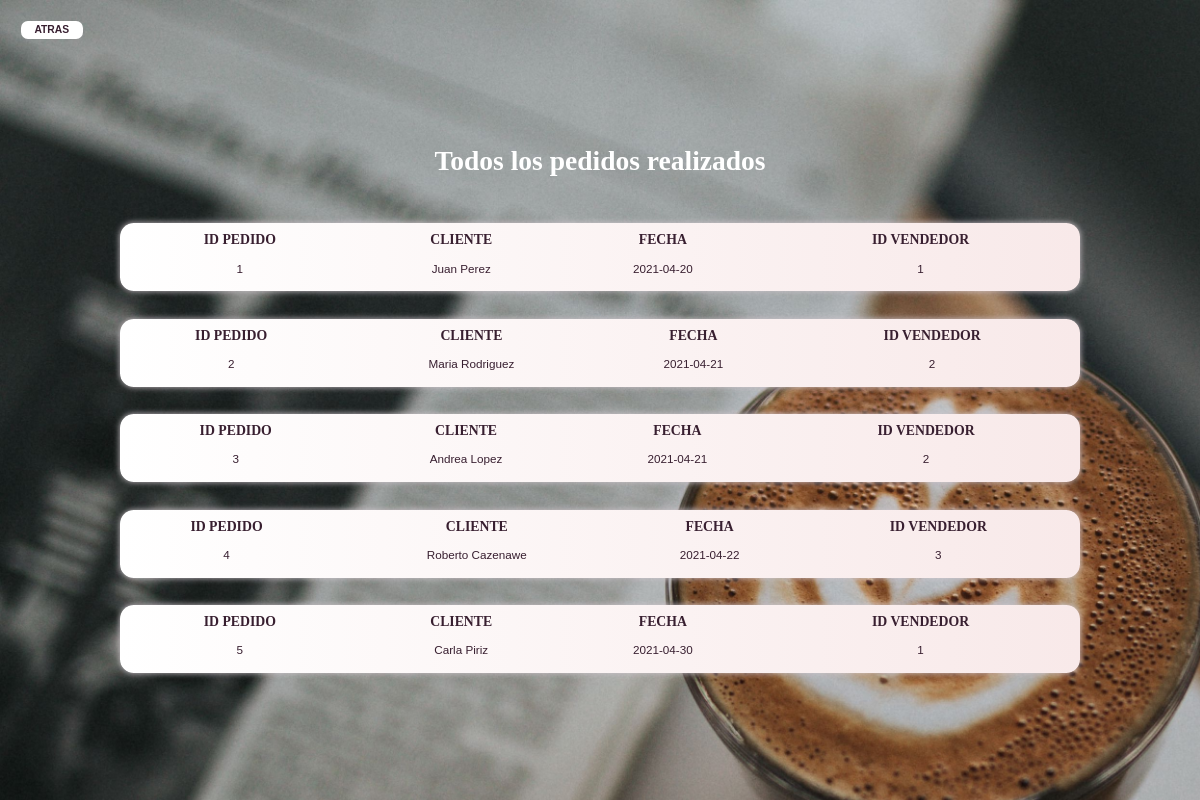
The app's page /ver.php with its own data.
### tables this page shows
CREATE TABLE `pedido` (
  `id_pedido` int(11) PRIMARY KEY NOT NULL AUTO_INCREMENT,
  `cliente` varchar(150) NOT NULL,
  `fecha` date NOT NULL,
  `id_vendedor` int(11) NOT NULL,
  `monto_total`  int(11) NOT NULL DEFAULT 0
);

### clases/Pedido.php (the view, shortened to what this page needs)
<?php
class Pedido
{
    public static function cargarPedidos($db)
    {
        $resultado = $db->query("SELECT * FROM pedido");
        while ($row = $resultado->fetch(PDO::FETCH_ASSOC)) {
            $id_pedido = $row['id_pedido'];
            $cliente = $row['cliente'];
            $fecha = $row['fecha'];
            $id_vendedor = $row['id_vendedor'];
            echo " <div class='ver__container'>";
            echo "<table>";
                echo "<thead>";
                echo    " <tr>";
                echo         "<th>Id pedido</th>";
                echo         "<th>Cliente</th>";
                echo        " <th>Fecha</th>";
                echo         "<th>Id vendedor</th>";
                echo    " </tr>";
                echo " </thead>";
                echo "<tbody>";
                echo    " <tr>";
                echo        " <td>$id_pedido</td>";
                echo        " <td>$cliente</td>";
                echo        " <td>$fecha</td>";
                echo         "<td>$id_vendedor</td>";
                echo     "</tr>";
                echo "</tbody>";
            echo "</table>";
            echo "</div>";
        }
    }
}

### ver.php (shortened to what this page needs)
<!DOCTYPE html>
<html lang="en">
<head>
    <link rel="stylesheet" href="/css/app.css">
</head>
<body>
    <main class="ver">
    <a href="./" class="back">Atras</a>
        <h1>Todos los pedidos realizados</h1>
        <?php
        include('./config/app.php');
        include('./clases/Pedido.php');
        Pedido::cargarPedidos($db);
        ?>
    </main>
</body>
</html>

### css/app.css (style rules this page uses)
:root { --cursiva: 'Style Script', cursive; --normal: 'Andada Pro', serif; --sans: 'PT Sans', sans-serif; }
html { font-size: 43%; box-sizing: border-box; }
body { margin: 0; }
*, *::before, *::after { box-sizing: inherit; }
a { text-decoration: none; }
.back { position: fixed; top: 3rem; left: 3rem; cursor: pointer; background-color: #FFF; padding: .5rem 2rem; color: #381F30; font-family: var(--sans); font-size: 1.5rem; text-transform: uppercase; font-weight: bold; border-radius: 1rem; }
.ver { color: #381F30; min-height: 100vh; background-image: url(/img/cafe_fondo.jpg); background-size: 1850px; display: flex; flex-direction: column; justify-content: center; align-items: center; gap: 4rem; }
.ver h1 { font-family: var(--cursiva); font-size: 4rem; color: #FFF; }
.ver__container { padding-bottom: 2rem; width: 80%; margin: 0 auto; background: linear-gradient(90deg, #FFF, rgb(248, 233, 233)); box-shadow: 0 0 1rem #cfc6cc; border-radius: 2rem; }
.ver__container table { width: 100%; text-align: center; }
.ver__container table th { font-size: 2rem; text-transform: uppercase; font-family: var(--normal); }
.ver__container table td { font-size: 1.7rem; }
table tr th { padding-top: 1rem }
table tr td { padding-top: 1.5rem; font-family: var(--sans); }

### records on screen
pedido: id_pedido "1", cliente "Juan Perez", fecha "2021-04-20", id_vendedor "1"
pedido: id_pedido "2", cliente "Maria Rodriguez", fecha "2021-04-21", id_vendedor "2"
pedido: id_pedido "3", cliente "Andrea Lopez", fecha "2021-04-21", id_vendedor "2"
pedido: id_pedido "4", cliente "Roberto Cazenawe", fecha "2021-04-22", id_vendedor "3"
pedido: id_pedido "5", cliente "Carla Piriz", fecha "2021-04-30", id_vendedor "1"
